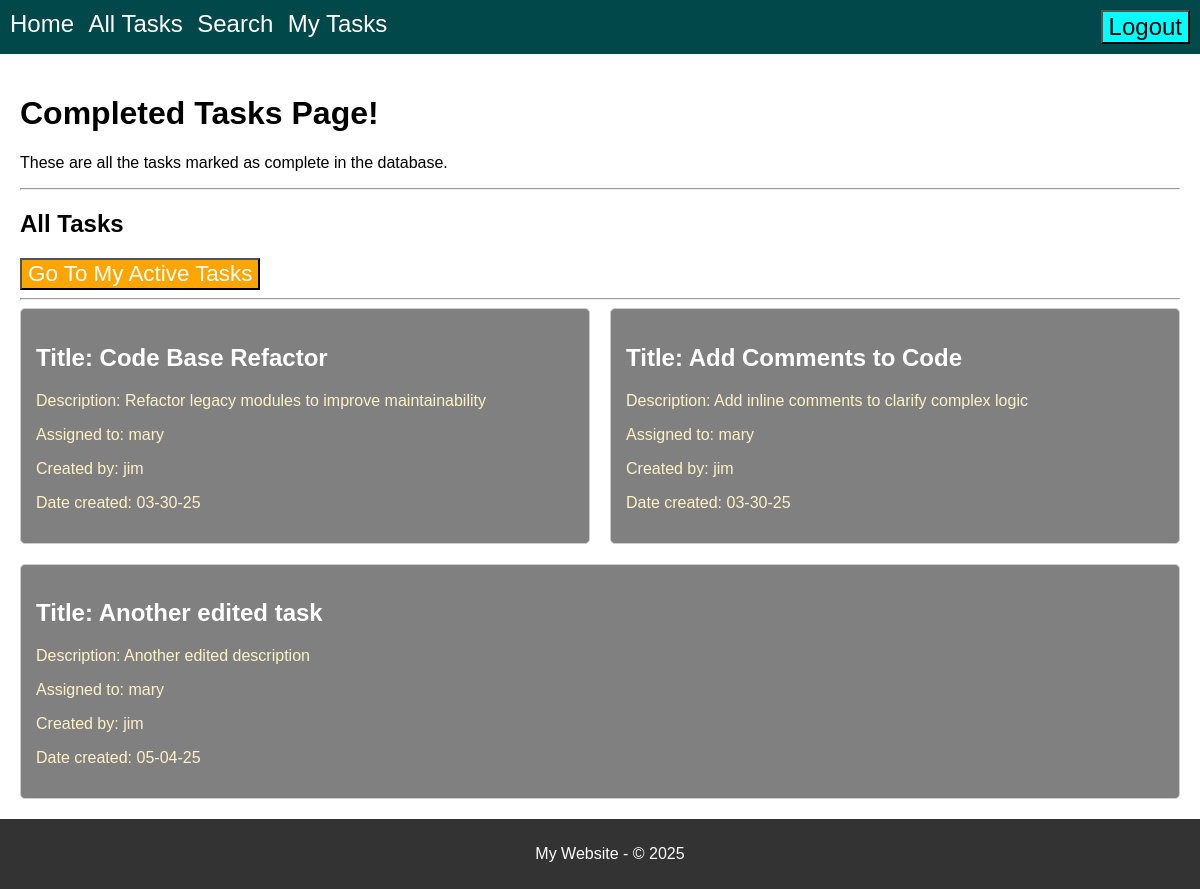
Page /my-completed-tasks (signed in) on the committed database.
### model.py (models this page shows, shortened)
class Tasks(db.Model):
    __tablename__ = 'Tasks'
    id = db.Column(db.Integer, primary_key=True)
    title = db.Column(db.String(30), nullable=False)
    body = db.Column(db.String(200), nullable=False)
    assigned_to = db.Column(db.Integer, db.ForeignKey('Users.id'), nullable=True)
    created_by = db.Column(db.Integer, db.ForeignKey('Users.id'), nullable=True)
    date_created = db.Column(db.String(8), nullable=False)
    completed = db.Column(db.Integer, default=0)
    assigned_user = db.relationship('Users', foreign_keys=[assigned_to])
    creator_user = db.relationship('Users', foreign_keys=[created_by])

class Users(db.Model):
    __tablename__ = 'Users'
    id = db.Column(db.Integer, primary_key=True)
    username = db.Column(db.String(100), nullable=False, unique=True)
    password = db.Column(db.String(100), nullable=False)
    role = db.Column(db.String(50), nullable=False)

### routes.py (the view)
@app.route('/my-completed-tasks')
def display_my_completed_tasks():
    if CS.notLoggedIn():
        return redirect(url_for("display_login"))
    user_id = Users.query.filter_by(username=CS.getUsername()).first().id
    tasks = Tasks.query.filter_by(assigned_to=user_id, completed=1).all()
    task_list = map_tasks_to_usernames(tasks)
    return render_template(
        "my-completed-tasks.html",
        title="Completed Tasks Page!",
        content="These are all the tasks marked as complete in the database.",  # Fixed typo: "Theses" to "These"
        tasks=task_list,  # Pass the modified task list
        CS=CS
    )

### current_session.py (called while the page is built)
    @staticmethod
    def isLoggedIn():
        status = "username" in session
        return status

    @staticmethod
    def notLoggedIn():
        return not CurrentSession.isLoggedIn()

    @staticmethod
    def getRole():
        print(f" User role is: {userRole}")
        return userRole

    @staticmethod
    def getUsername():
        username = session.get("username", None)  # Get username from session
        return username

### routes.py (called while the page is built)
def map_tasks_to_usernames(tasks):
    task_list = []
    for task in tasks:
        creator_username = "Admin" if task.created_by == 999 else "None"
        if task.created_by and task.created_by != 999:
            creator = Users.query.get(task.created_by)
            creator_username = creator.username if creator else "Unknown"
        assignee_username = "None"
        if task.assigned_to:
            assignee = Users.query.get(task.assigned_to)
            assignee_username = assignee.username if assignee else "Unknown"
        task_list.append({
            "id": task.id,
            "title": task.title,
            "body": task.body,
            "assigned_to": assignee_username,
            "created_by": creator_username,
            "date_created": task.date_created
        })
    return task_list

### Templates/my-completed-tasks.html (shortened to what this page needs)
{% extends "base.html" %}
{% block page_title %}
    {{ title }}
{% endblock %}
{% block content %}
    <p>{{ content }}</p>
     <hr>
    <h2>All Tasks</h2>
    <button onclick="returnToMyTasks()" class="task-pages-nav-btn">Go To My Active Tasks</button>
    <hr>
    {% if tasks %}
        <div class="tasks-grid">
            {% for task in tasks %}
            <div class="completed-task-card">
                <h2 id="task-title">Title: {{task.title}}</h2>
                <p class="task-details">Description: {{task.body}}</p>
                <p class="task-details">Assigned to: {{task.assigned_to}}</p>
                <p class="task-details">Created by: {{task.created_by}}</p>
                <p class="task-details">Date created: {{task.date_created}}</p>
            </div>
            {% endfor %}
        </div>
    {% else %}
        <p>No tasks found in the database.</p>
    {% endif %}
{% endblock %}

### Styles/style.css (style rules this page uses)
body { font-family: sans-serif; margin: 0; padding: 0; display: flex; flex-direction: column; min-height:100vh; }
.tasks-grid { display: flex; flex-wrap: wrap; gap: 20px; }
.completed-task-card { flex: 1 1 calc(50% - 20px); box-sizing: border-box; padding: 15px; border: 1px solid #ccc; border-radius: 5px; background-color:grey; }
#task-title { color:white; }
.task-details { color:rgb(255, 241, 198); }
.task-pages-nav-btn { font-size:1.4rem; color:White; background-color:orange; transition: transform 0.5s ease; }

### rows in the picture
Tasks: title "Code Base Refactor", body "Refactor legacy modules to improve maintainability", date_created "03-30-25"
Users: assigned_to "mary" "mary" "mary"
Users: created_by "jim" "jim" "jim"
Tasks: title "Add Comments to Code", body "Add inline comments to clarify complex logic", date_created "03-30-25"
Tasks: title "Another edited task", body "Another edited description", date_created "05-04-25"

### other values in the picture
{{ title }} "Completed Tasks Page!"
{{ content }} "These are all the tasks marked as complete in the database."
